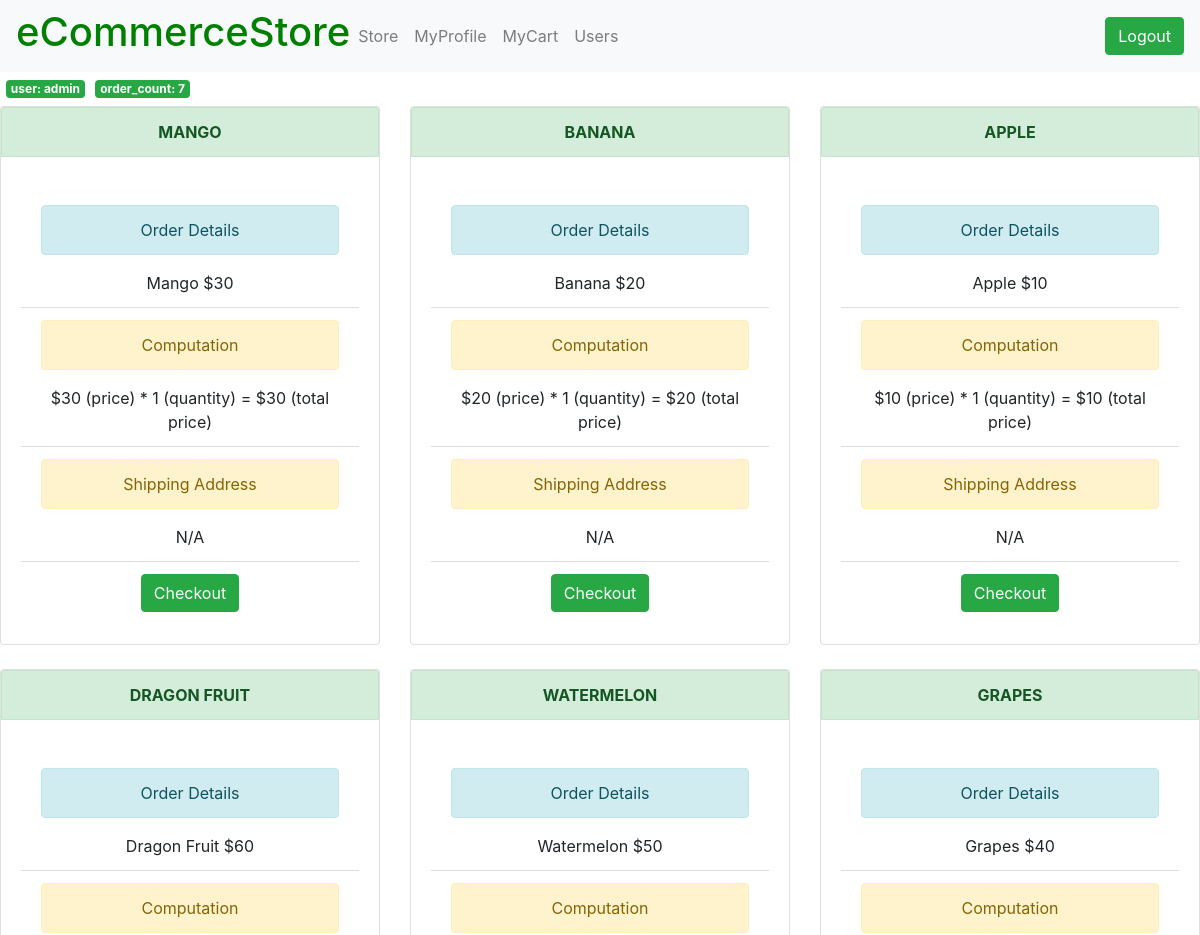
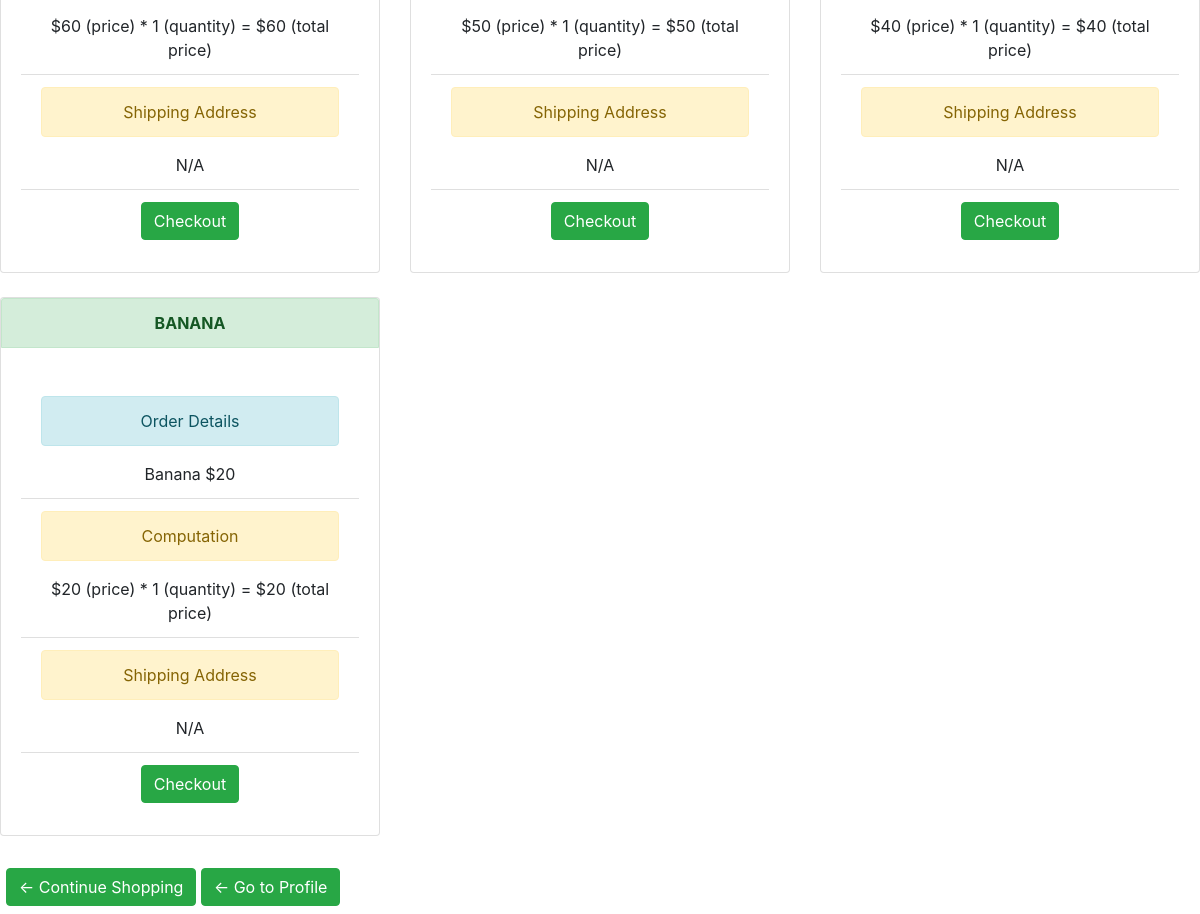
The app's page /store/cart/ (signed in), older data (2 pictures, top to bottom).
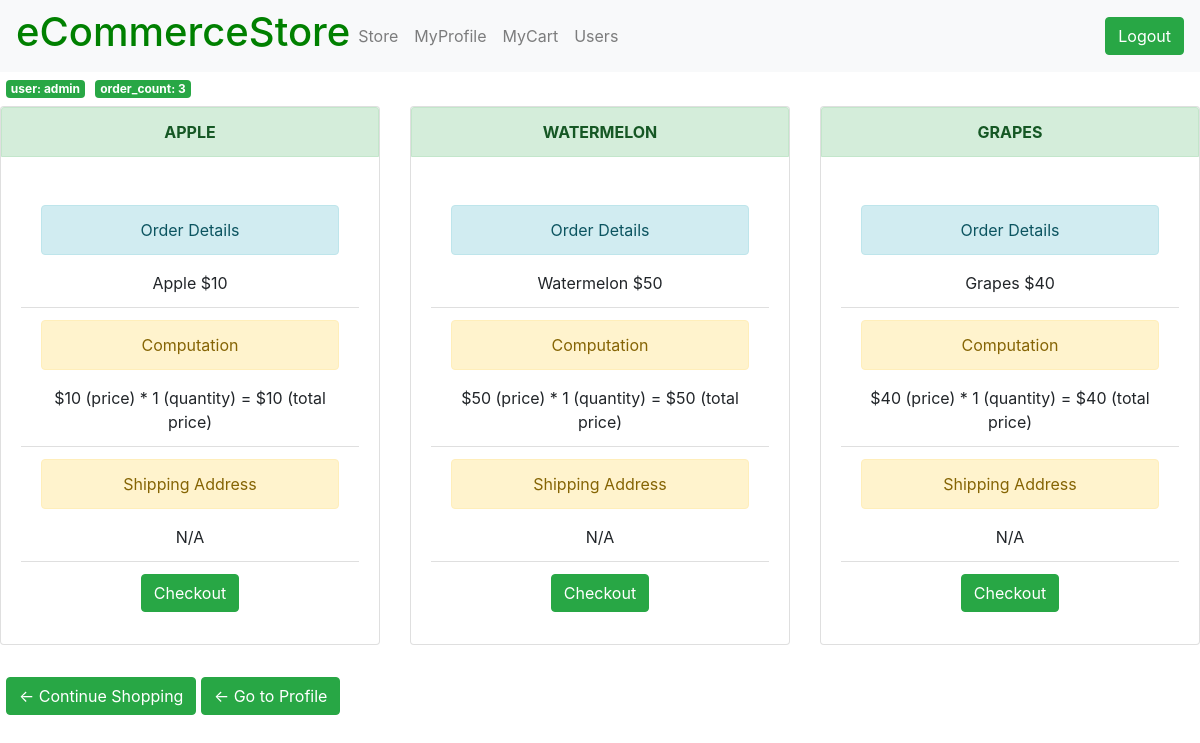
The same page, newer data.
### store/models.py (models this page shows, shortened)
class Order(models.Model):
    user = models.ForeignKey(User, null=True, on_delete=models.DO_NOTHING)
    product = models.ForeignKey(Product, null=True, on_delete=models.DO_NOTHING)
    current_user = models.CharField(max_length=100, null=True)
    product_name = models.CharField(max_length=100, null=True)
    product_price = models.IntegerField(default=0, null=True)
    quantity = models.IntegerField(default=0, null=True)
    total_price = models.IntegerField(default=0, null=True)
    shipping_address = models.CharField(max_length=100, null=True)

### store/views.py (the view)
def cart(request):
    current_user = request.user
    myOrders = Order.objects.filter(current_user=current_user)
    orderCount = Order.objects.filter(current_user=current_user).count()
    context = {'current_user': current_user, 'myOrders': myOrders, 'orderCount': orderCount}
    return render(request, 'store/cart.html', context)

### store/templates/store/cart.html (shortened to what this page needs)
{% extends 'store/base_logged_in.html' %}
{% load static %}
{% block content %}
    <span class="badge bg-success margin white">user: {{ current_user.username }}</span>
    <span class="badge bg-success margin white">order_count: {{ orderCount }}</span>
    {% if orderCount == 0 %}
        <div class="alert alert-primary" role="alert">
            Oops! No order placed yet!
        </div>
    {% else %}
        <div class="row row-cols-1 row-cols-md-3 g-4">
            {% for myOrder in myOrders %}
                <div class="col">
                    <div class="card">
                        <div class="card-header alert alert-success textCenter" role="alert"><strong>{{ myOrder.product_name }}</strong></div>
                        <div class="card-body">
                            <ul class="list-group list-group-flush">
                                <li class="list-group-item textCenterTwo">
                                    <div class="alert alert-info textCenterTwo" role="alert">Order Details</div>
                                    {{ myOrder.product_name }} ${{ myOrder.product_price }}
                                </li>
                                <li class="list-group-item textCenterTwo">
                                    <div class="alert alert-warning" role="alert">Computation</div>
                                    ${{ myOrder.product_price }} (price) * {{ myOrder.quantity }} (quantity) = ${{ myOrder.total_price }} (total price)
                                </li>
                                <li class="list-group-item textCenterTwo">
                                    <div class="alert alert-warning" role="alert">Shipping Address</div>
                                    {{ myOrder.shipping_address }}
                                </li>
                                <li class="list-group-item textCenterTwo">
                                    <a class="btn btn-success" href="{% url 'store:checkout' myOrder.id %}">Checkout</a>
                                </li>
                            </ul>
                        </div>
                    </div>
                    <br>
                </div>
            {% endfor %}
        </div>
    {% endif %}
    <div class="margin">
        <a class="btn btn-success" href="{% url 'store:mystore' %}">&#x2190; Continue Shopping</a>
        <a class="btn btn-success" href="{% url 'store:profile' %}">&#x2190; Go to Profile</a>
    </div>
{% endblock content %}

Row changes from the older to the newer data that the page shows:
removed Order: product_name "MANGO", product_name "Mango", product_price "30", quantity "1", total_price "30", shipping_address "N/A"
removed Order: product_name "BANANA", product_name "Banana", product_price "20", quantity "1", total_price "20", shipping_address "N/A"
removed Order: product_name "DRAGON FRUIT", product_name "Dragon Fruit", product_price "60", quantity "1", total_price "60", shipping_address "N/A"
removed Order: product_name "BANANA", product_name "Banana", product_price "20", quantity "1", total_price "20", shipping_address "N/A"
Text that changed along with them:
{{ orderCount }}: "7" → "3"
